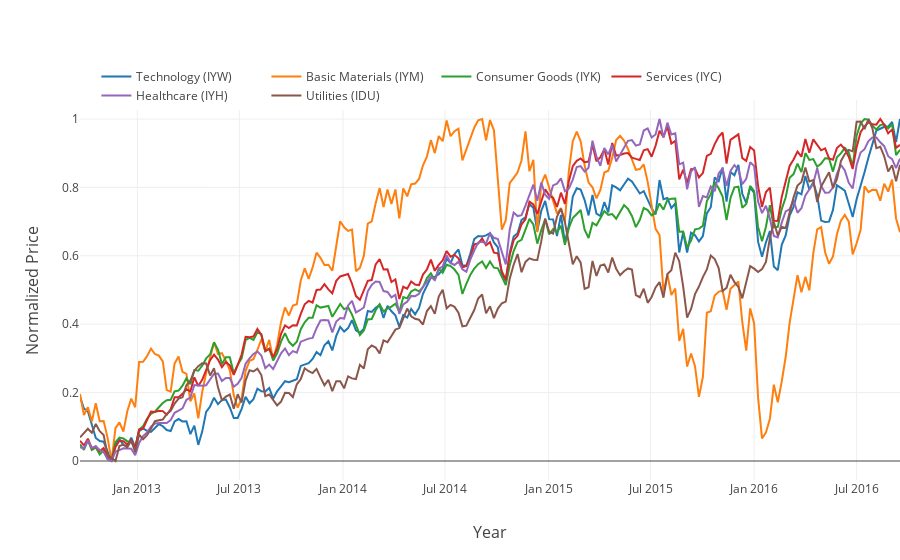

Notebook code for this chart:
### Code cell
traces={}
for i in range(N_stocks):
    col=train_norm.columns[i]
    
    traces['trace' + str(i)] = go.Scatter(
                name=str(col),
                x=train_norm.index,
                y=train_norm[col]
    )

data = []
for trace in traces:
    trace = traces[str(trace)]
    data.append(trace)

layout= go.Layout(
    xaxis=dict(
        title='Year',
        titlefont=dict(size=16)),
    yaxis=dict(
        title='Normalized Price',
        titlefont=dict(size=16)),
    showlegend=True,
    legend=dict(
        orientation='h',
        font=dict(size=12),
        x=0.02,
        y=1.1),    
    margin=dict(t=100,
               r=0)
)

fig = go.Figure(data=data, layout=layout)
plotly.offline.iplot(fig, filename='norm-sector-ETFs.html')

### Figure 1 — Plotly figure (JSON) as saved in the notebook; plotly's stock layout.template omitted (floating-point values rounded to 4 significant figures; data arrays with more than 128 entries replaced by an {"elided": "..."} marker saying what was removed)
{"data": [{"name": "Technology (IYW)", "type": "scatter", "uid": "1e95b846-aeee-11e8-bdfd-e442a6f8adc6", "x": {"elided": "209 str values"}, "y": {"elided": "209 float values"}}, {"name": "Basic Materials (IYM)", "type": "scatter", "uid": "1e95b847-aeee-11e8-91e5-e442a6f8adc6", "x": {"elided": "209 str values"}, "y": {"elided": "209 float values"}}, {"name": "Consumer Goods (IYK)", "type": "scatter", "uid": "1e95b848-aeee-11e8-ad05-e442a6f8adc6", "x": {"elided": "209 str values"}, "y": {"elided": "209 float values"}}, {"name": "Services (IYC)", "type": "scatter", "uid": "1e95b849-aeee-11e8-b0e5-e442a6f8adc6", "x": {"elided": "209 str values"}, "y": {"elided": "209 float values"}}, {"name": "Healthcare (IYH)", "type": "scatter", "uid": "1e95b84a-aeee-11e8-b547-e442a6f8adc6", "x": {"elided": "209 str values"}, "y": {"elided": "209 float values"}}, {"name": "Utilities (IDU)", "type": "scatter", "uid": "1e95b84b-aeee-11e8-82aa-e442a6f8adc6", "x": {"elided": "209 str values"}, "y": {"elided": "209 float values"}}], "layout": {"legend": {"font": {"size": 12}, "orientation": "h", "x": 0.02, "y": 1.1}, "margin": {"r": 0, "t": 100}, "showlegend": true, "xaxis": {"title": "Year", "titlefont": {"size": 16}}, "yaxis": {"title": "Normalized Price", "titlefont": {"size": 16}}}}
